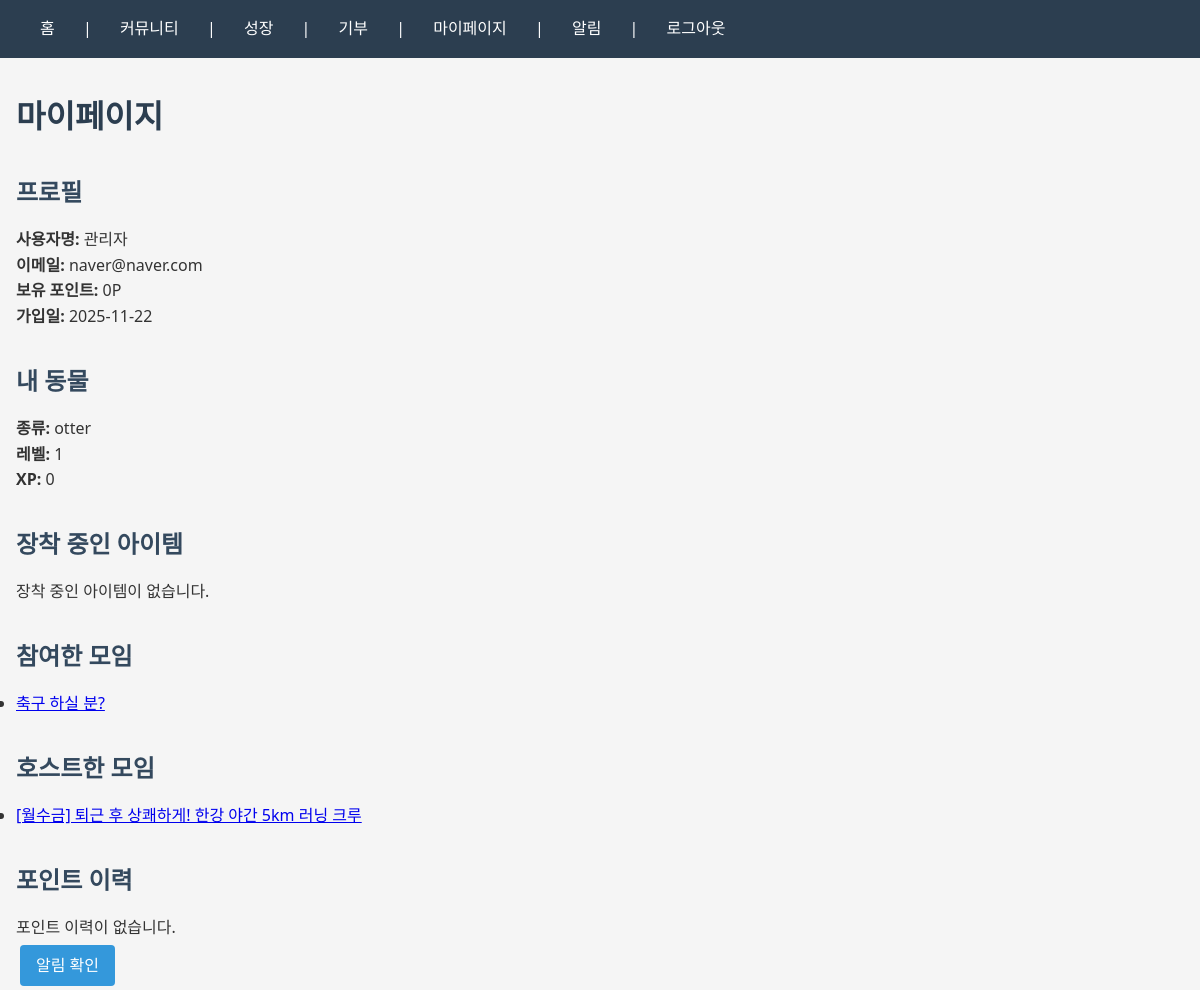
The page /mypage/ (signed in) on the database as committed earlier.
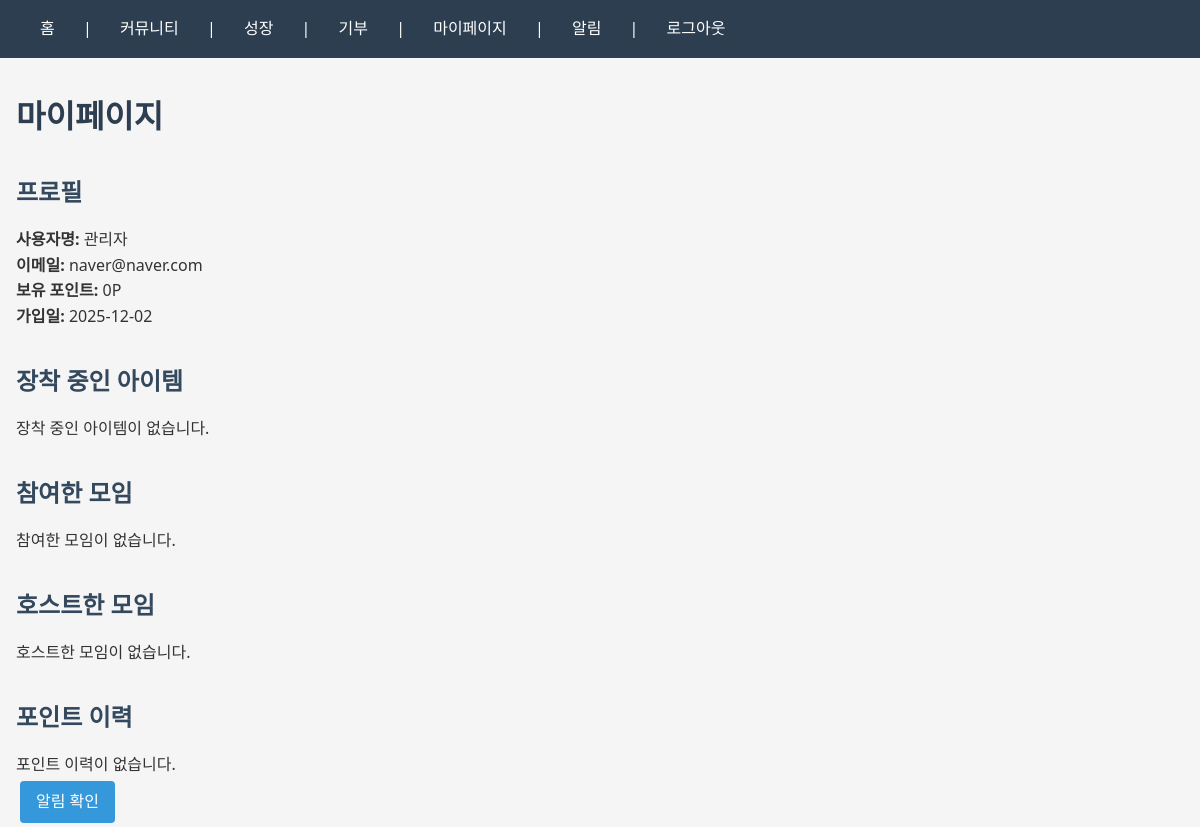
The same page on the database as committed later.
### account/models.py (models this page shows, shortened)
class User(AbstractUser):
    email = models.EmailField(_('email address'), unique=True)
    username = models.CharField(_('username'), max_length=30, unique=True)
    total_points = models.IntegerField(default=0)
    created_at = models.DateTimeField(auto_now_add=True, db_column='created_at')
    USERNAME_FIELD = 'email'
    REQUIRED_FIELDS = ['username']
    objects = UserManager()
    class Meta:
        db_table = 'user'
        ordering = ['-created_at']

### growth/models.py (models this page shows, shortened)
class UserPet(models.Model):
    PET_TYPE_CHOICES = [
        ('cat', '고양이'),
        ('dog', '강아지'),
        ('tree', '그루트'),
    ]
    user_pet_id = models.AutoField(primary_key=True)
    user_id = models.OneToOneField(User, on_delete=models.CASCADE, related_name='pet', db_column='user_id')
    pet_type = models.CharField(max_length=20, choices=PET_TYPE_CHOICES, default='otter')
    current_level = models.IntegerField(default=1)
    current_xp = models.IntegerField(default=0)
    created_at = models.DateTimeField(auto_now_add=True)
    updated_at = models.DateTimeField(auto_now=True)
    class Meta:
        db_table = 'user_pet'

### community/models.py (models this page shows, shortened)
class CommunityMeeting(models.Model):
    meeting_id = models.AutoField(primary_key=True)
    host_id = models.ForeignKey(User, on_delete=models.CASCADE, related_name='hosted_meetings', db_column='host_id')
    title = models.CharField(max_length=200)
    description = models.TextField()
    location_name = models.CharField(max_length=200)
    location_coords = models.CharField(max_length=100, help_text="Latitude,Longitude 형식")
    meeting_date = models.DateTimeField()
    capacity = models.IntegerField(default=10)
    created_at = models.DateTimeField(auto_now_add=True)
    class Meta:
        db_table = 'community_meeting'
        ordering = ['-created_at']

### mypage/views.py (the view)
# urls.py: path('', views.mypage, name='mypage'),
@login_required
def mypage(request):
    try:
        user_pet = UserPet.objects.get(user_id=request.user)
    except UserPet.DoesNotExist:
        user_pet = None
    inventory = UserInventory.objects.filter(user_id=request.user, is_equipped=True)
    points_history = PointsHistory.objects.filter(user_id=request.user).order_by('-created_at')[:20]
    participated_meetings = CommunityMeeting.objects.filter(
        participants__user_id=request.user
    ).distinct().order_by('-created_at')[:10]
    hosted_meetings = CommunityMeeting.objects.filter(
        host_id=request.user
    ).order_by('-created_at')[:10]
    context = {
        'user': request.user,
        'user_pet': user_pet,
        'inventory': inventory,
        'points_history': points_history,
        'participated_meetings': participated_meetings,
        'hosted_meetings': hosted_meetings,
    }
    return render(request, 'mypage.html', context)

### mypage/templates/mypage.html (shortened to what this page needs)
{% extends 'base.html' %}
{% block content %}
<div class="container">
    <h1>마이페이지</h1>
    <div class="profile-section">
        <h2>프로필</h2>
        <p><strong>사용자명:</strong> {{ user.username }}</p>
        <p><strong>이메일:</strong> {{ user.email }}</p>
        <p><strong>보유 포인트:</strong> {{ user.total_points }}P</p>
        <p><strong>가입일:</strong> {{ user.created_at|date:"Y-m-d" }}</p>
    </div>
    {% if user_pet %}
        <div class="pet-section">
            <h2>내 동물</h2>
            <p><strong>종류:</strong> {{ user_pet.get_pet_type_display }}</p>
            <p><strong>레벨:</strong> {{ user_pet.current_level }}</p>
            <p><strong>XP:</strong> {{ user_pet.current_xp }}</p>
        </div>
    {% endif %}
    <div class="inventory-section">
        <h2>장착 중인 아이템</h2>
        {% if inventory %}
            <ul>
                {% for item in inventory %}
                    <li>{{ item.item_id.item_name }} ({{ item.item_id.get_item_type_display }})</li>
                {% endfor %}
            </ul>
        {% else %}
            <p>장착 중인 아이템이 없습니다.</p>
        {% endif %}
    </div>
    <div class="meetings-section">
        <h2>참여한 모임</h2>
        {% if participated_meetings %}
            <ul>
                {% for meeting in participated_meetings %}
                    <li><a href="{% url 'meeting_detail' meeting.meeting_id %}">{{ meeting.title }}</a></li>
                {% endfor %}
            </ul>
        {% else %}
            <p>참여한 모임이 없습니다.</p>
        {% endif %}
    </div>
    <div class="hosted-meetings-section">
        <h2>호스트한 모임</h2>
        {% if hosted_meetings %}
            <ul>
                {% for meeting in hosted_meetings %}
                    <li><a href="{% url 'meeting_detail' meeting.meeting_id %}">{{ meeting.title }}</a></li>
                {% endfor %}
            </ul>
        {% else %}
            <p>호스트한 모임이 없습니다.</p>
        {% endif %}
    </div>
    <div class="points-history-section">
        <h2>포인트 이력</h2>
        {% if points_history %}
            <table class="table">
                <thead>
                    <tr>
                        <th>변동</th>
                        <th>사유</th>
                        <th>일시</th>
                    </tr>
                </thead>
                <tbody>
                    {% for history in points_history %}
                        <tr>
                            <td>{{ history.points_change|add:0|stringformat:"+d" }}P</td>
                            <td>{{ history.get_reason_display }}</td>
                            <td>{{ history.created_at|date:"Y-m-d H:i" }}</td>
                        </tr>
                    {% endfor %}
                </tbody>
            </table>
        {% else %}
            <p>포인트 이력이 없습니다.</p>
        {% endif %}
    </div>
    <a href="{% url 'notifications' %}" class="btn btn-primary">알림 확인</a>
</div>
{% endblock %}

Rows that differ between the two databases and show on the page:
removed UserPet: pet_type "otter", current_level "1", current_xp "0"
removed CommunityMeeting: title "축구 하실 분?", shown under "참여한 모임"
removed CommunityMeeting: title "[월수금] 퇴근 후 상쾌하게! 한강 야간 5km 러닝 크루", shown under "호스트한 모임"
changed User "관리자": created_at "2025-11-22" → "2025-12-02"
Other text that changed with them:
text no longer shown: "내 동물 종류: 레벨: XP:"
text now shown: "참여한 모임이 없습니다. 호스트한 모임이 없습니다."
